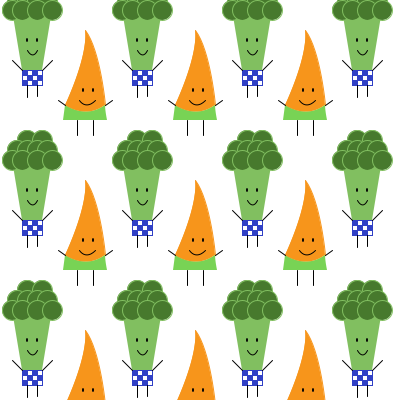
Frame 1 (no input)
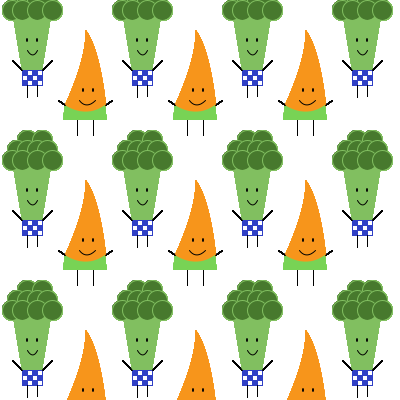
Frame 60 (the mouse pressed at the canvas centre just before this capture)
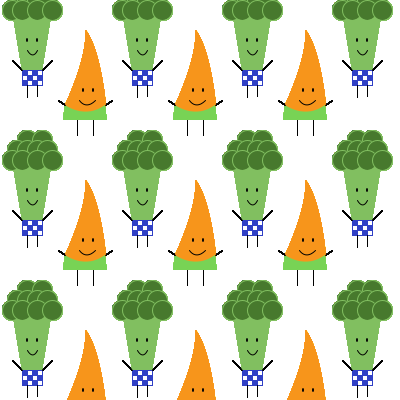
Frame 120 (the mouse held since frame 60 and released just before this capture)

The Processing sketch that drew these frames (run headless with seeded random() and noise(); from frame 60 on, the mouse is pressed at the canvas centre):

// Processing sketch: processing_115413
// ── processing_115413.pde

int x;
int y;
int cordX;

void setup(){
  size(400,400);
  background(255);
  smooth();
  x=50;
  y=300;
}

void draw(){
  
  for (y=10;y<height;y+=150){
    
  for (x=12;x<width;x+=110){
   
  dibujacoliflor();
}
  }  
  
    for (y=40;y<height;y+=150){
    
  for (x=85;x<width;x+=110){

  zanahoria();
}
  }  
  
}



void dibujacoliflor(){  
  
smooth();
  //cuerpo
fill(129,191,96);
noStroke();
quad(x+0,y+0,x+40,y+0,x+30,y+60,x+10,y+60);
fill(71,121,45);
stroke(129,191,96);

//pelo
ellipse(x+15,y-20,20,20);
ellipse(x+30,y-20,20,20);

ellipse(x+5,y-10,20,20);
ellipse(x+15,y-10,20,20);
ellipse(x+25,y-10,20,20);
ellipse(x+35,y-10,20,20);

ellipse(x+0,y+0,20,20);
ellipse(x+10,y+0,20,20);
ellipse(x+25,y+0,20,20);
ellipse(x+40,y+0,20,20);

//ojos
fill(0);
noStroke();
ellipse(x+25,y+30,2,4);
ellipse(x+15,y+30,2,4);

//sonrisa
noFill();
stroke(0);
beginShape();
vertex(x+15,y+40);
bezierVertex(x+15,y+40,x+20,y+50,x+25,y+40);
endShape();

//Ropa
cordX=10;
while(cordX<30)
{
fill(48,64,198);
stroke(48,64,198);
rect(x+cordX,y+60,5,5);
cordX=cordX+10;
}

cordX=15;
while(cordX<30)
{
fill(48,64,198);
stroke(48,64,198);
rect(x+cordX,y+65,5,5);
cordX=cordX+10;
}

cordX=10;
while(cordX<30)
{
fill(48,64,198);
stroke(48,64,198);
rect(cordX+x,y+70,5,5);
cordX=cordX+10;
}

noFill();
stroke(48,64,198);
rect(x+10,y+60,20,15);

//piernas
stroke(0);
line(x+15,y+75,x+15,y+87);
line(x+25,y+75,x+25,y+86);

//brazos

line(x+10,y+60,x,y+50);
line(x+30,y+60,x+40,y+50);
}


void zanahoria() {
  
//ZANAHORIO
 smooth();
  //cuerpo
  beginShape();
  stroke(247,149,27);
  fill(247,149,27);
 vertex(x,y-10);
 bezierVertex(x,y-10,x+5,y+10,x-20,y+65);
  vertex(x-20,y+65);
  bezierVertex(x-20,y+65,x,y+80,x+20,y+65);
  vertex(x+20,y+65);
  bezierVertex(x+20,y+65,x+15,y+10,x,y-10);
endShape();

//piernas
fill(0);
stroke(0);
line(x-8,y+80,x-8,y+95);
line(x+8,y+80,x+8,y+95);


//vestido
noStroke();
fill(120,211,85);
beginShape();
vertex(x-20,y+65);
  bezierVertex(x-20,y+65,x,y+80,x+20,y+65);
vertex(x+20,y+65);
bezierVertex(x+20,y+65,x+20,y+70,x+22,y+80);
vertex(x+20,y+80);
bezierVertex(x+20,y+80,x,y+80,x-22,y+80);
endShape();

//ojos
fill(0);
noStroke();
ellipse(x-2,y+50,2,4);
ellipse(x+8,y+50,2,4);

//sonrisa
noFill();
stroke(0);
beginShape();
vertex(x-6,y+60);
bezierVertex(x-6,y+60,x,y+70,x+10,y+60);
endShape();

//bracitos

line(x-20,y+65,x-27,y+60);
line(x+20,y+65,x+27,y+60);

  

}
